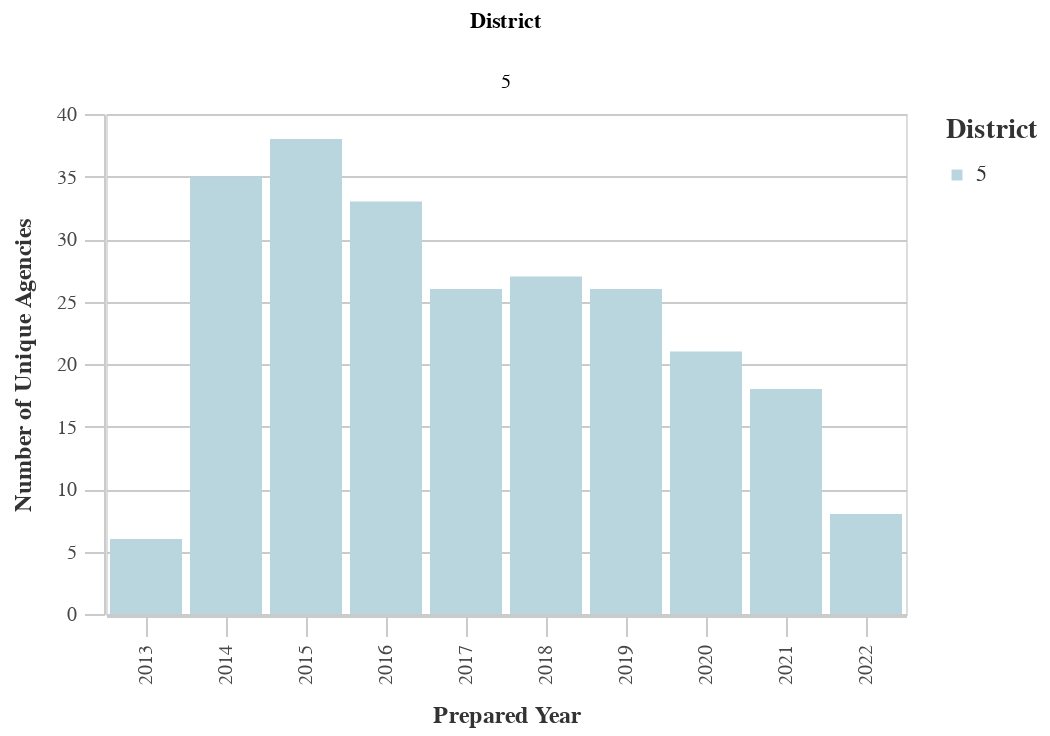

Notebook code cell kept with this figure:
### Code cell
#Unique Prefixes by Dist
dist_years_prefix = ((
        df
        >> group_by(_.prepared_y, _.dist)
        >> summarize(n=_.prefix.nunique())
        >> arrange(-_.prepared_y)
    ).rename(columns={'dist':'District', 'n':'Count'}))

chart11 = (alt.Chart(dist_years_prefix).mark_bar().encode(
        column='District:N',
        x=alt.X('prepared_y:O', title='Prepared Year'),
        y=alt.Y('Count:Q', title='Number of Unique Agencies'),
        color = alt.Color("District:N", 
                              scale=alt.Scale(
                                  range=altair_utils.CALITP_SEQUENTIAL_COLORS),  
                               legend=alt.Legend(title="District")
                              )
                              ))
chart11 = styleguide.preset_chart_config(chart11)
chart11 = _dla_utils_reports.add_tooltip(chart11, 'prepared_y','Count')
    
display(HTML("<h4><strong>Number of Unique Prefix Codes by District</strong></h4>"))
display(chart11)

### Figure 1 — Vega-Lite specification as saved in the notebook (floating-point values rounded to 4 significant figures)
{"config": {"view": {"continuousWidth": 400, "continuousHeight": 300}, "axis": {"domainColor": "#cbcbcb", "grid": true, "gridColor": "#cbcbcb", "gridWidth": 1, "labelColor": "#474747", "labelFont": "Nunito Sans", "labelFontSize": 10, "labelPadding": 4, "tickColor": "#cbcbcb", "tickSize": 10, "titleColor": "#333", "titleFont": "Raleway", "titleFontSize": 12, "titlePadding": 10}, "axisBand": {"grid": false}, "background": "white", "font": "Raleway", "header": {"labelFont": "Nunito Sans", "titleFont": "Raleway"}, "legend": {"labelColor": "#333", "labelFont": "Nunito Sans", "labelFontSize": 11, "labelLimit": 0, "padding": 1, "symbolSize": 30, "symbolType": "square", "titleColor": "#333", "titleFont": "Raleway", "titleFontSize": 14, "titlePadding": 10}, "title": {"anchor": "middle", "font": "Raleway", "fontSize": 18, "fontWeight": 300, "offset": 20}}, "data": {"name": "data-ac4116c79ffd3aff3c339d318c00df67"}, "mark": "bar", "encoding": {"color": {"field": "District", "legend": {"title": "District"}, "scale": {"range": ["#B9D6DF", "#8CBCCB", "#2EA8CE", "#136C97", "#0B405B"]}, "type": "nominal"}, "column": {"field": "District", "type": "nominal"}, "tooltip": [{"field": "prepared_y", "type": "quantitative"}, {"field": "Count", "type": "quantitative"}], "x": {"field": "prepared_y", "title": "Prepared Year", "type": "ordinal"}, "y": {"field": "Count", "title": "Number of Unique Agencies", "type": "quantitative"}}, "height": 250, "width": 400, "$schema": "https://vega.github.io/schema/vega-lite/v4.17.0.json", "datasets": {"data-ac4116c79ffd3aff3c339d318c00df67": [{"prepared_y": 2022.0, "District": 5, "Count": 8}, {"prepared_y": 2021.0, "District": 5, "Count": 18}, {"prepared_y": 2020.0, "District": 5, "Count": 21}, {"prepared_y": 2019.0, "District": 5, "Count": 26}, {"prepared_y": 2018.0, "District": 5, "Count": 27}, {"prepared_y": 2017.0, "District": 5, "Count": 26}, {"prepared_y": 2016.0, "District": 5, "Count": 33}, {"prepared_y": 2015.0, "District": 5, "Count": 38}, {"prepared_y": 2014.0, "District": 5, "Count": 35}, {"prepared_y": 2013.0, "District": 5, "Count": 6}]}}
